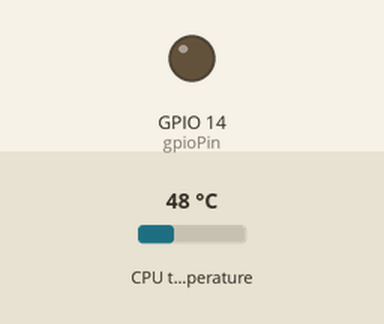
Simulated run of this program. Board: Raspberry Pi (BCM pin numbers). Shown: output pins drawn as LEDs (lit = HIGH). Inputs (shaded band) come from the test bench; at power-on: CPU temperature 48 °C.

Above: at 1.2 s.
1.3 s: CPU temperature set to 59 °C
7.3 s: CPU temperature set to 62 °C
At 11.3 s:
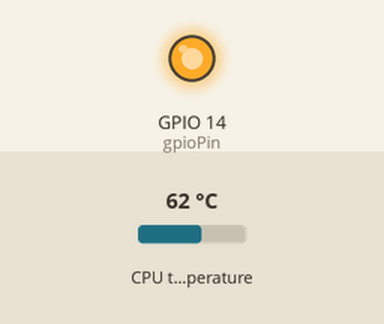
13.3 s: CPU temperature set to 56 °C
19.3 s: CPU temperature set to 53 °C
At 21.3 s:
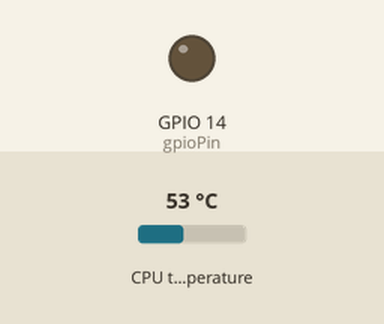
25.3 s: CPU temperature set to 71 °C
At 31.4 s:
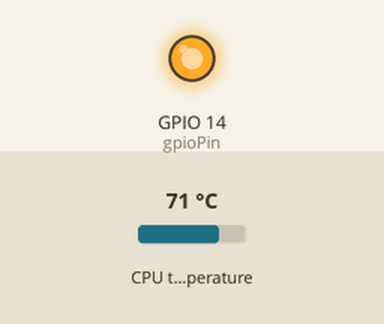
Timing chart, 0 to 32.5 s (numbered marks = the images above; inputs shaded):
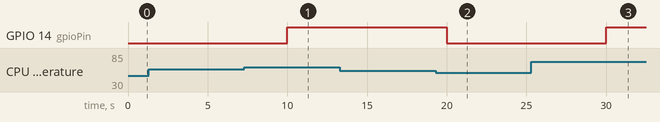

The program:

fancontrol.py
```python
from time import sleep
import RPi.GPIO as GPIO

gpioPin = 14
onTemp = 60
offTemp = onTemp - 5
everySec = 5

def inititalize():
    GPIO.setmode(GPIO.BCM)
    GPIO.setup(gpioPin, GPIO.OUT)
    GPIO.setwarnings(False)
    return ()

def get_temp():
    with open('/sys/class/thermal/thermal_zone0/temp') as f:
        temp_str = f.read()

    try:
        return int(temp_str) / 1000
    except (IndexError, ValueError,) as e:
        raise RuntimeError('Could not parse temperature output.') from e


try:
    inititalize()
    while True:
        temp = get_temp()
        if temp > onTemp:
            GPIO.output(gpioPin, True)
        elif temp < offTemp:
            GPIO.output(gpioPin, False)
        sleep(everySec)
except KeyboardInterrupt:
    GPIO.cleanup()
```

Measured:
- the behaviour switches between 60 and 61 °C on CPU temperature (found by bisection; images 0 and 1)
- the behaviour switches between 55 and 54 °C on CPU temperature (found by bisection; images 1 and 2)
- after the input at 1.3 s, every drawn part: stays the same
- after the input at 7.3 s, GPIO 14 (gpioPin): LOW → HIGH after 2.7 s
- after the input at 13.3 s, every drawn part: stays the same
- after the input at 19.3 s, GPIO 14 (gpioPin): HIGH → LOW after 0.70 s
- after the input at 25.3 s, GPIO 14 (gpioPin): LOW → HIGH after 4.7 s
